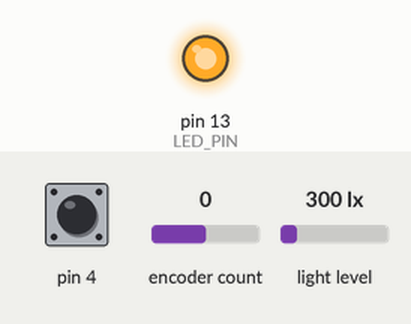
Bench run of a sketch on a simulated Arduino Uno, built with avr-gcc and run on an emulated ATmega328P. Shown: output pins drawn as LEDs (lit = HIGH). Inputs (shaded band) come from the test bench; at power-on: pin 4 HIGH, encoder count 0, light level 300 lx. EEPROM starts erased; what the sketch prints to the serial monitor is not drawn.

Above: at 1.2 s.
1.3 s: pin 4 pulled LOW for 0.15 s
At 2.2 s:
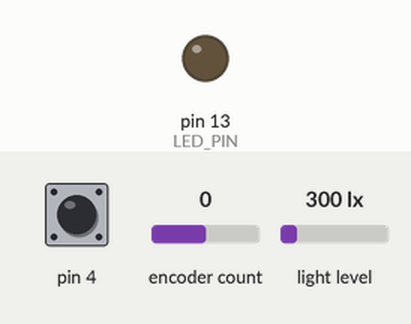
Timing chart, 0 to 4.3 s (numbered marks = the images above; inputs shaded):
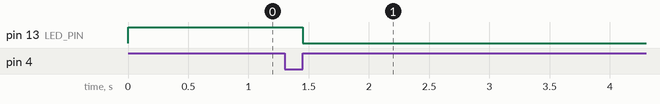

The sketch:

arduino.ino
```cpp
#include <BH1750.h>
#include <Wire.h>
#include <EncButton.h>
#include <EEPROM.h>

// Pins and parameters
#define LED_PIN 13
#define BAUD_RATE 115200
#define UPDATE_DELAY 1100
#define EEPROM_ADDR_MODE 0
#define ENCODER_SENSITIVITY 5

// Objects
EncButton eb(2, 3, 4);
BH1750 lightMeter;

// States
bool isManualMode = false;
uint32_t lastSendTime = 0;
uint32_t centerLightUntil = 0;

void setup() {
  Serial.begin(BAUD_RATE);
  Wire.begin();
  lightMeter.begin();
  pinMode(LED_PIN, OUTPUT);

  // Read saved mode from EEPROM
  isManualMode = EEPROM.read(EEPROM_ADDR_MODE);
  digitalWrite(LED_PIN, isManualMode ? HIGH : LOW);

  eb.counter = 0;
}

void loop() {
  eb.tick();

  // Read and round light level to nearest ten
  uint16_t lux = lightMeter.readLightLevel();
  lux = (lux / 10) * 10;

  // Toggle manual mode on button click
  if (eb.click()) {
    isManualMode = !isManualMode;
    digitalWrite(LED_PIN, isManualMode ? HIGH : LOW);
    EEPROM.write(EEPROM_ADDR_MODE, isManualMode);
    eb.counter = 0;
  }

  // LED control
  if (isManualMode) {
    digitalWrite(LED_PIN, HIGH);
  }

  // Send data with interval
  if (millis() - lastSendTime >= UPDATE_DELAY) {
    Serial.print(lux);
    Serial.print(",");
    Serial.print(isManualMode);
    Serial.print(",");
    Serial.println(eb.counter * ENCODER_SENSITIVITY);

    eb.counter = 0;
    lastSendTime = millis();
  }
}
```

Measured:
- after the input at 1.3 s, pin 13 (LED_PIN): HIGH → LOW after 0.15 s
